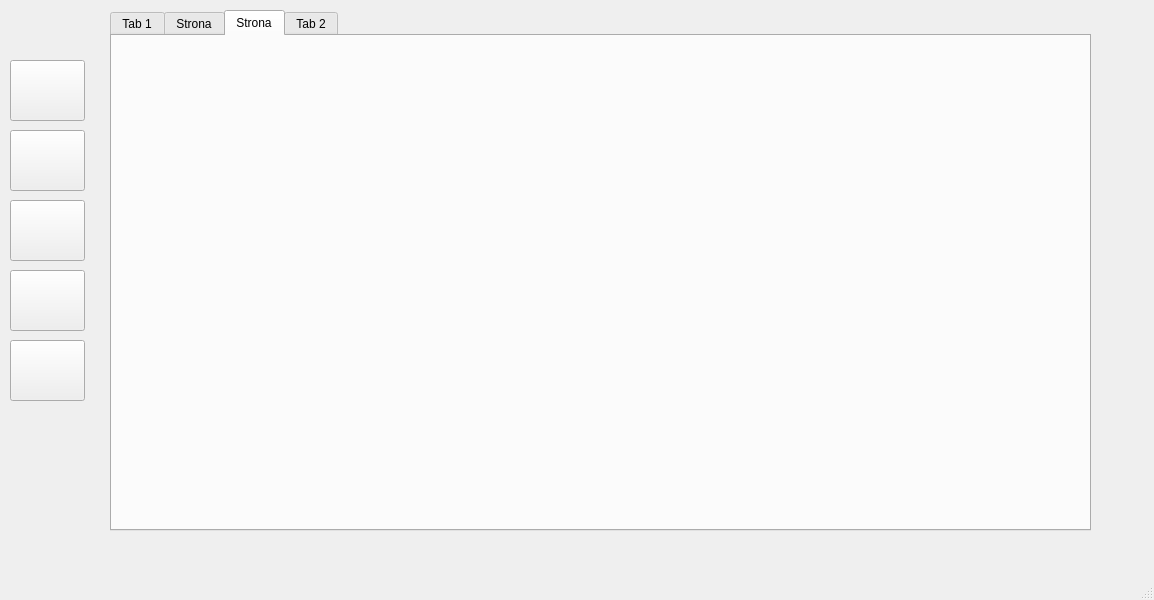
<?xml version="1.0" encoding="UTF-8"?>
<ui version="4.0">
 <class>MainWindow</class>
 <widget class="QMainWindow" name="MainWindow">
  <property name="geometry">
   <rect>
    <x>0</x>
    <y>0</y>
    <width>1154</width>
    <height>600</height>
   </rect>
  </property>
  <property name="windowTitle">
   <string>MainWindow</string>
  </property>
  <widget class="QWidget" name="centralwidget">
   <widget class="QPushButton" name="pushButton">
    <property name="geometry">
     <rect>
      <x>10</x>
      <y>60</y>
      <width>75</width>
      <height>61</height>
     </rect>
    </property>
    <property name="text">
     <string/>
    </property>
    <property name="icon">
     <iconset resource="icons.qrc">
      <normaloff>:/icons/today.png</normaloff>:/icons/today.png</iconset>
    </property>
    <property name="iconSize">
     <size>
      <width>50</width>
      <height>50</height>
     </size>
    </property>
   </widget>
   <widget class="QPushButton" name="pushButton_2">
    <property name="geometry">
     <rect>
      <x>10</x>
      <y>130</y>
      <width>75</width>
      <height>61</height>
     </rect>
    </property>
    <property name="text">
     <string/>
    </property>
    <property name="icon">
     <iconset resource="icons.qrc">
      <normaloff>:/icons/books.png</normaloff>:/icons/books.png</iconset>
    </property>
    <property name="iconSize">
     <size>
      <width>50</width>
      <height>50</height>
     </size>
    </property>
   </widget>
   <widget class="QPushButton" name="pushButton_3">
    <property name="geometry">
     <rect>
      <x>10</x>
      <y>200</y>
      <width>75</width>
      <height>61</height>
     </rect>
    </property>
    <property name="text">
     <string/>
    </property>
    <property name="icon">
     <iconset resource="icons.qrc">
      <normaloff>:/icons/users.png</normaloff>:/icons/users.png</iconset>
    </property>
    <property name="iconSize">
     <size>
      <width>50</width>
      <height>50</height>
     </size>
    </property>
   </widget>
   <widget class="QPushButton" name="pushButton_4">
    <property name="geometry">
     <rect>
      <x>10</x>
      <y>270</y>
      <width>75</width>
      <height>61</height>
     </rect>
    </property>
    <property name="text">
     <string/>
    </property>
    <property name="icon">
     <iconset resource="icons.qrc">
      <normaloff>:/icons/settings.png</normaloff>:/icons/settings.png</iconset>
    </property>
    <property name="iconSize">
     <size>
      <width>50</width>
      <height>50</height>
     </size>
    </property>
   </widget>
   <widget class="QPushButton" name="pushButton_5">
    <property name="geometry">
     <rect>
      <x>10</x>
      <y>340</y>
      <width>75</width>
      <height>61</height>
     </rect>
    </property>
    <property name="text">
     <string/>
    </property>
    <property name="icon">
     <iconset resource="icons.qrc">
      <normaloff>:/icons/themes.png</normaloff>:/icons/themes.png</iconset>
    </property>
    <property name="iconSize">
     <size>
      <width>50</width>
      <height>50</height>
     </size>
    </property>
   </widget>
   <widget class="QTabWidget" name="tabWidget">
    <property name="geometry">
     <rect>
      <x>110</x>
      <y>10</y>
      <width>981</width>
      <height>521</height>
     </rect>
    </property>
    <property name="currentIndex">
     <number>2</number>
    </property>
    <widget class="QWidget" name="tab">
     <attribute name="title">
      <string>Tab 1</string>
     </attribute>
    </widget>
    <widget class="QWidget" name="tab_3">
     <attribute name="title">
      <string>Strona</string>
     </attribute>
    </widget>
    <widget class="QWidget" name="tab_4">
     <attribute name="title">
      <string>Strona</string>
     </attribute>
    </widget>
    <widget class="QWidget" name="tab_2">
     <attribute name="title">
      <string>Tab 2</string>
     </attribute>
    </widget>
   </widget>
  </widget>
  <widget class="QMenuBar" name="menubar">
   <property name="geometry">
    <rect>
     <x>0</x>
     <y>0</y>
     <width>1154</width>
     <height>21</height>
    </rect>
   </property>
  </widget>
  <widget class="QStatusBar" name="statusbar"/>
 </widget>
 <resources>
  <include location="icons.qrc"/>
 </resources>
 <connections/>
</ui>
